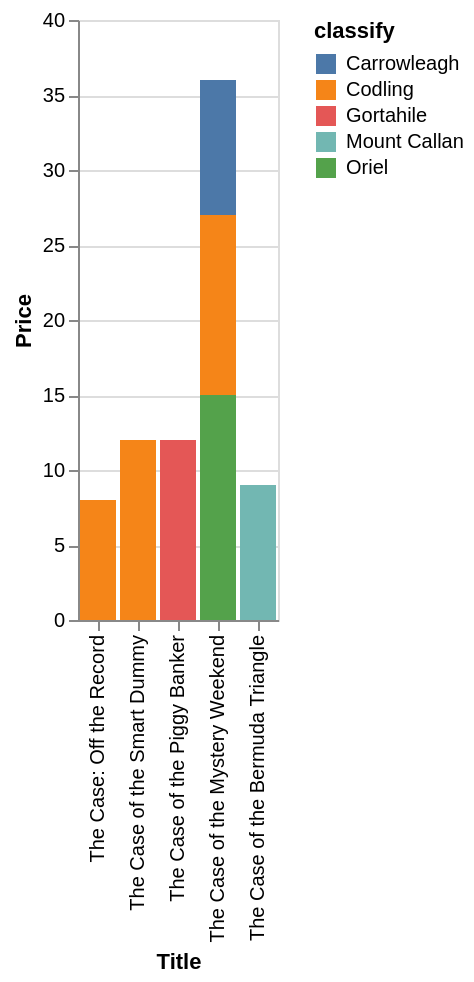

Here is the Vega-Lite specification saved for this chart:
### Vega-Lite specification from a JSON file in a GitHub repository (floating-point values rounded to 4 significant figures)
{"data": {"values": [{"x_data": "The Case: Off the Record", "y_data": 0, "classify": "Carrowleagh"}, {"x_data": "The Case of the Smart Dummy", "y_data": 0, "classify": "Carrowleagh"}, {"x_data": "The Case of the Piggy Banker", "y_data": 0, "classify": "Carrowleagh"}, {"x_data": "The Case of the Mystery Weekend", "y_data": 9, "classify": "Carrowleagh"}, {"x_data": "The Case of the Bermuda Triangle", "y_data": 0, "classify": "Carrowleagh"}, {"x_data": "The Case: Off the Record", "y_data": 8, "classify": "Codling"}, {"x_data": "The Case of the Smart Dummy", "y_data": 12, "classify": "Codling"}, {"x_data": "The Case of the Piggy Banker", "y_data": 0, "classify": "Codling"}, {"x_data": "The Case of the Mystery Weekend", "y_data": 12, "classify": "Codling"}, {"x_data": "The Case of the Bermuda Triangle", "y_data": 0, "classify": "Codling"}, {"x_data": "The Case: Off the Record", "y_data": 0, "classify": "Gortahile"}, {"x_data": "The Case of the Smart Dummy", "y_data": 0, "classify": "Gortahile"}, {"x_data": "The Case of the Piggy Banker", "y_data": 12, "classify": "Gortahile"}, {"x_data": "The Case of the Mystery Weekend", "y_data": 0, "classify": "Gortahile"}, {"x_data": "The Case of the Bermuda Triangle", "y_data": 0, "classify": "Gortahile"}, {"x_data": "The Case: Off the Record", "y_data": 0, "classify": "Mount Callan"}, {"x_data": "The Case of the Smart Dummy", "y_data": 0, "classify": "Mount Callan"}, {"x_data": "The Case of the Piggy Banker", "y_data": 0, "classify": "Mount Callan"}, {"x_data": "The Case of the Mystery Weekend", "y_data": 0, "classify": "Mount Callan"}, {"x_data": "The Case of the Bermuda Triangle", "y_data": 9, "classify": "Mount Callan"}, {"x_data": "The Case: Off the Record", "y_data": 0, "classify": "Oriel"}, {"x_data": "The Case of the Smart Dummy", "y_data": 0, "classify": "Oriel"}, {"x_data": "The Case of the Piggy Banker", "y_data": 0, "classify": "Oriel"}, {"x_data": "The Case of the Mystery Weekend", "y_data": 15, "classify": "Oriel"}, {"x_data": "The Case of the Bermuda Triangle", "y_data": 0, "classify": "Oriel"}]}, "mark": "bar", "encoding": {"x": {"field": "x_data", "type": "nominal", "title": "Title", "sort": "descending"}, "y": {"field": "y_data", "type": "quantitative", "title": "Price"}, "color": {"field": "classify"}}}
